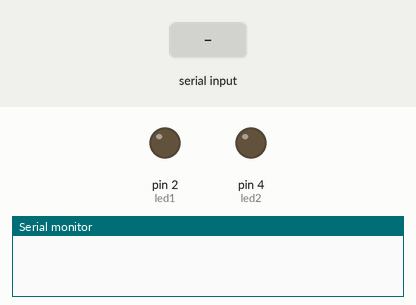
Simulated run of this sketch. Board: Arduino Uno, built with avr-gcc and run on an emulated ATmega328P. Parts: output pins drawn as LEDs (lit = HIGH), the last lines printed to the serial monitor. The inputs (shaded band) are chosen by the test bench.

Above: at 1.2 s.
1.3 s: "A" received over Serial
At 2.0 s:
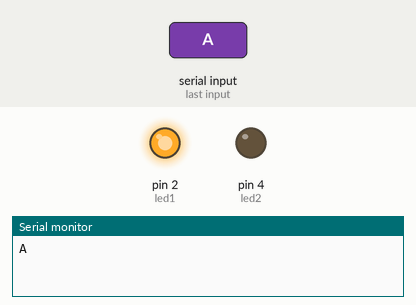
2.8 s: "B" received over Serial
At 3.1 s:
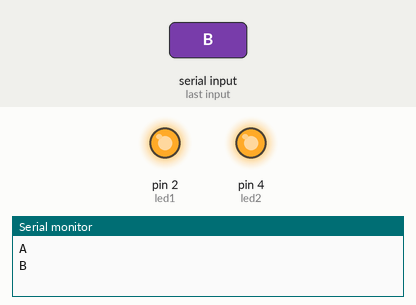
4.3 s: "a" received over Serial
At 5.4 s:
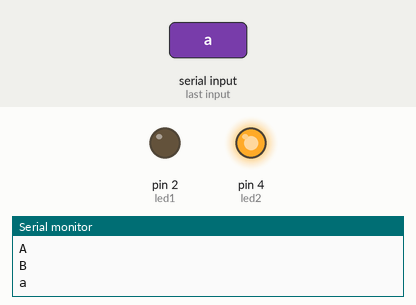
Timing chart, 0 to 7.3 s (numbered marks = the images above; inputs shaded):
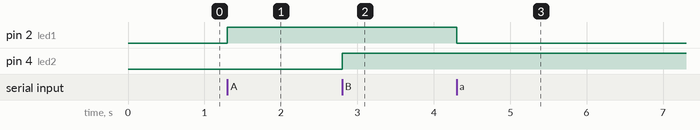

Measured:
- after the input at 1.3 s, pin 2 (led1): LOW → HIGH at once
- after the input at 2.8 s, pin 4 (led2): LOW → HIGH at once
- after the input at 4.3 s, pin 2 (led1): HIGH → LOW at once

The sketch:

ard_coding.ino
```cpp
int led1 = 2;
int led2 = 4;
char data;
void setup() {
  // put your setup code here, to run once:
pinMode(led1, OUTPUT);
pinMode(led2, OUTPUT);
Serial.begin(9600);
}

void loop() {
  // put your main code here, to run repeatedly:
if (Serial.available()>0)
{
  data = Serial.read();
  Serial.println(data);
  if (data == 'A')
  {
    digitalWrite(led1, HIGH);
  }
  else if (data == 'a')
  {
    digitalWrite(led1, LOW);
  }
  if (data=='B')
  {
    digitalWrite(led2, HIGH);
  }
  else if (data =='b')
  {
    digitalWrite(led2, LOW);
  }
}
}
```
